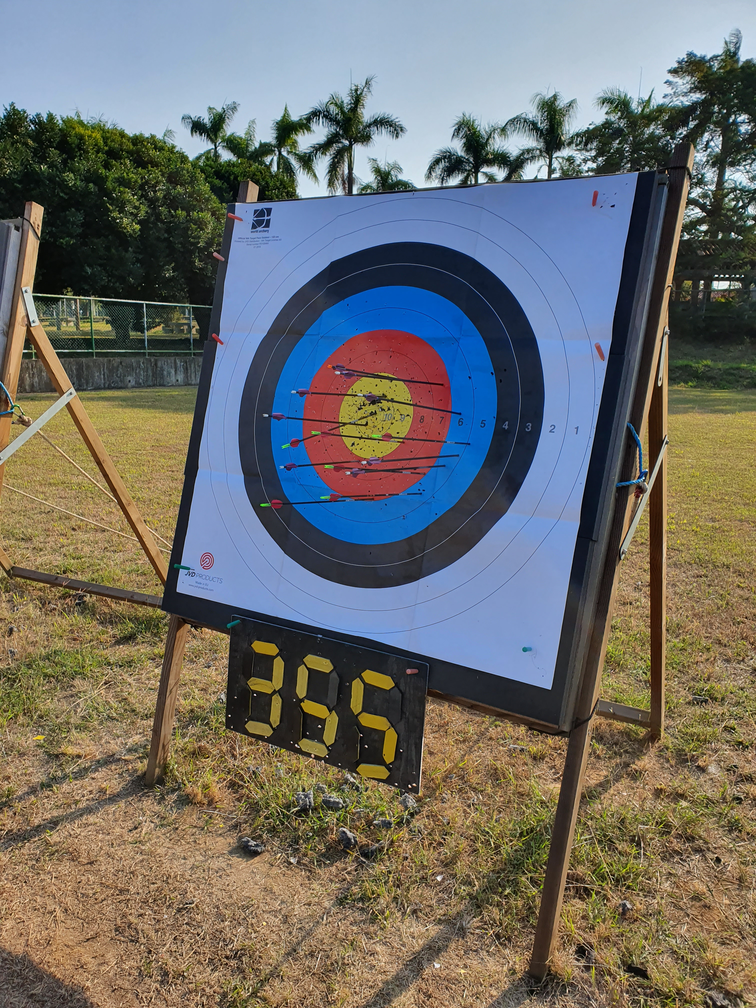
#> input picture homework/meanless try/target2.png, 756 x 1008 px
$ jupyter execute Day010_Sample.ipynb
#> lines starting #> are read from the running program, lines starting #| are printed output that depends on the picture
# 範例

透過 SIFT 特徵實作 Brute-Force Matching

[cell 1]
import cv2
import numpy as np
# [9 lines of commented-out code are left out]

psd_img_1 = cv2.imread('target2.png', cv2.IMREAD_GRAYSCALE)
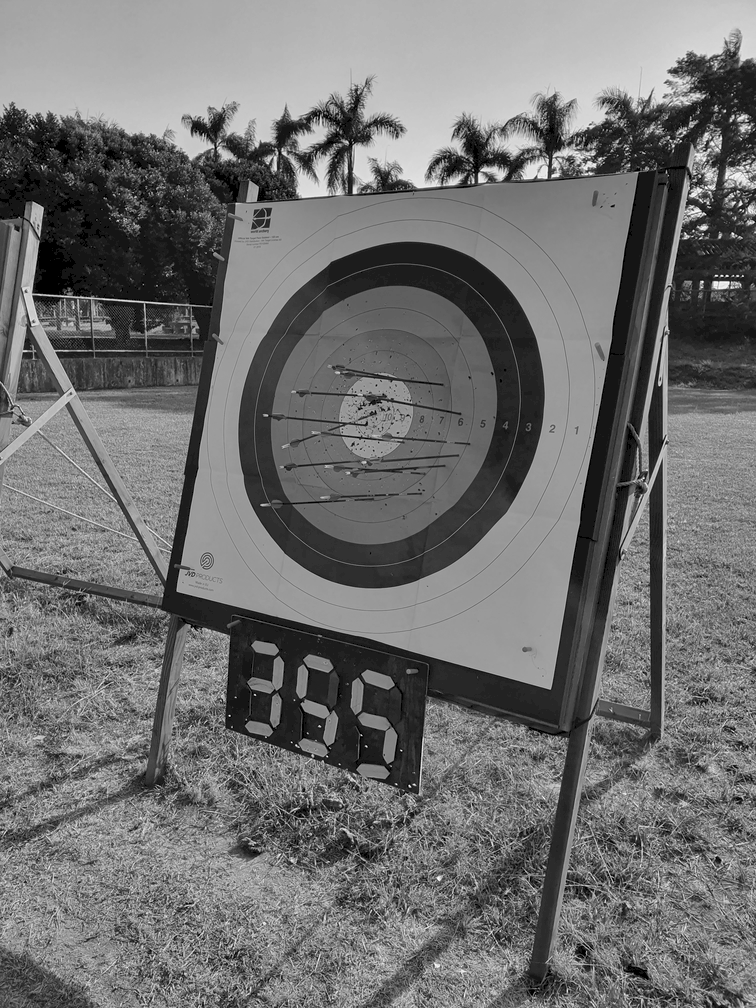
#> psd_img_1: shape (1008, 756); min 0, max 255, mean 112.1
psd_img_2 = cv2.imread('target.png', cv2.IMREAD_GRAYSCALE)
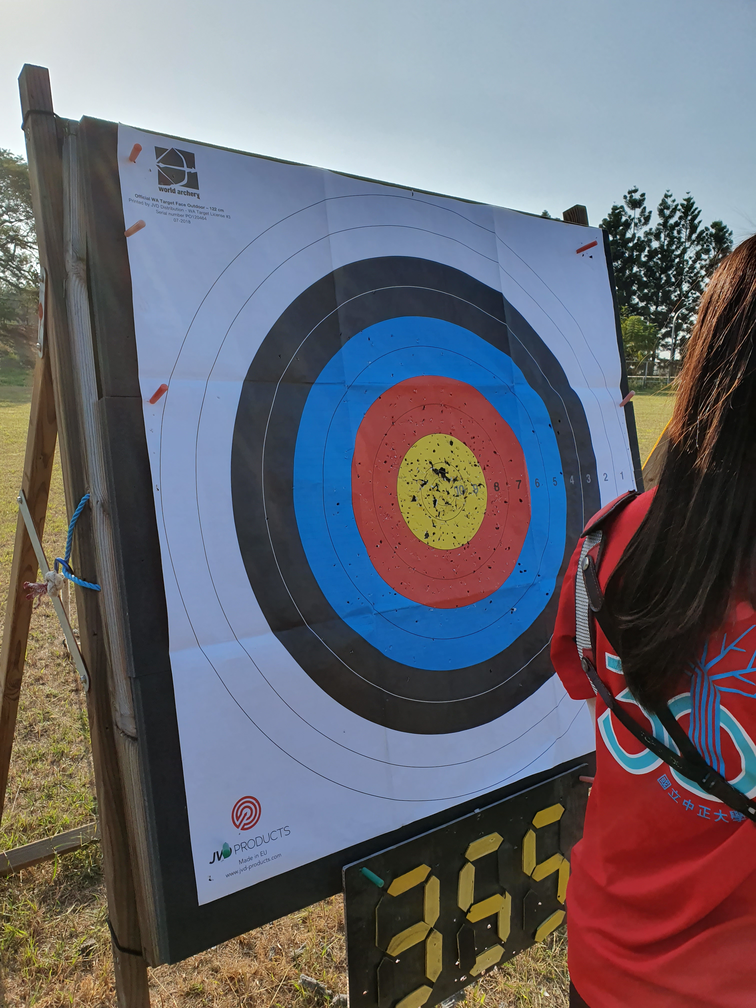
#> input picture homework/meanless try/target.png, 756 x 1008 px
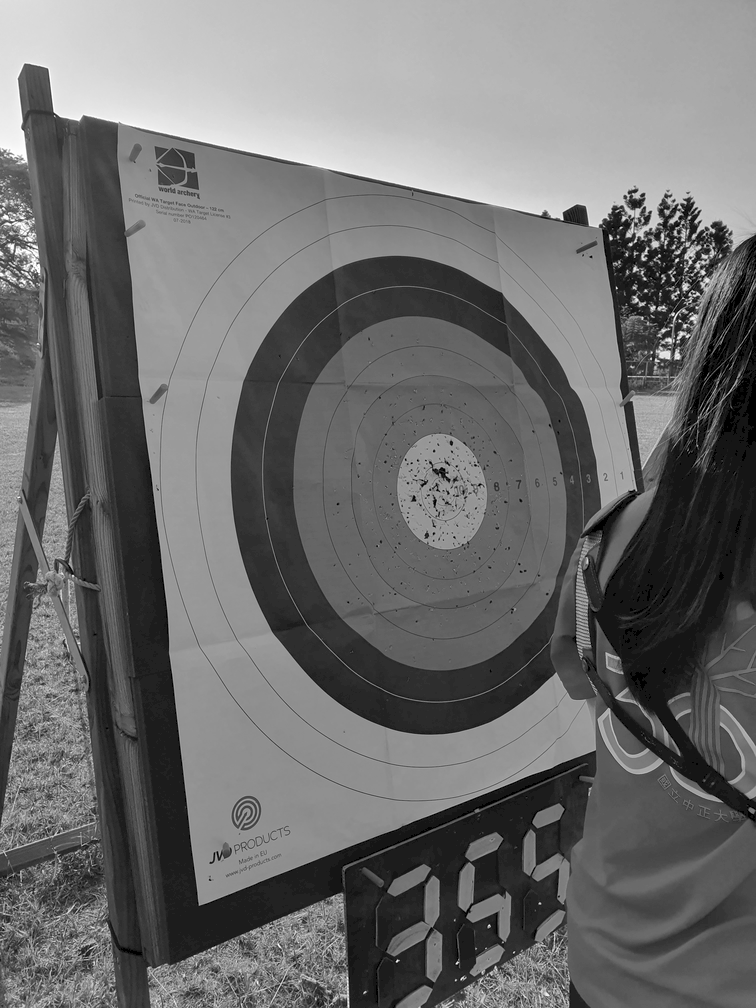
#> psd_img_2: shape (1008, 756); min 0, max 255, mean 109.7

# 3) SIFT特征计算
sift = cv2.xfeatures2d.SIFT_create()

psd_kp1, psd_des1 = sift.detectAndCompute(psd_img_1, None)
#> psd_kp1 = 5037 keypoints; strongest (x, y, size): (702, 282, 1.9), (740, 204, 2.6), (704, 227, 4.4), (700, 176, 1.8)
psd_kp2, psd_des2 = sift.detectAndCompute(psd_img_2, None)
#> psd_kp2 = 2120 keypoints; strongest (x, y, size): (611, 238, 2.6), (677, 260, 2.3), (630, 244, 2.4), (489, 926, 1.9)

# 4) Flann特征匹配
FLANN_INDEX_KDTREE = 1
index_params = dict(algorithm=FLANN_INDEX_KDTREE, trees=5)
search_params = dict(checks=50)

flann = cv2.FlannBasedMatcher(index_params, search_params)
matches = flann.knnMatch(psd_des1, psd_des2, k=2)
#> matches = 5037 matches
goodMatch = []
for m, n in matches:
	# goodMatch是经过筛选的优质配对，如果2个配对中第一匹配的距离小于第二匹配的距离的1/2，基本可以说明这个第一配对是两幅图像中独特的，不重复的特征点,可以保留。
    if m.distance < 0.5*n.distance:
        goodMatch.append(m)
#> after the loop, goodMatch = 2 matches
# 增加一个维度
goodMatch = np.expand_dims(goodMatch, 1)
print(goodMatch[:20])
#> (printed output is left out)

img_out = cv2.drawMatchesKnn(psd_img_1, psd_kp1, psd_img_2, psd_kp2, goodMatch, None, flags=2)
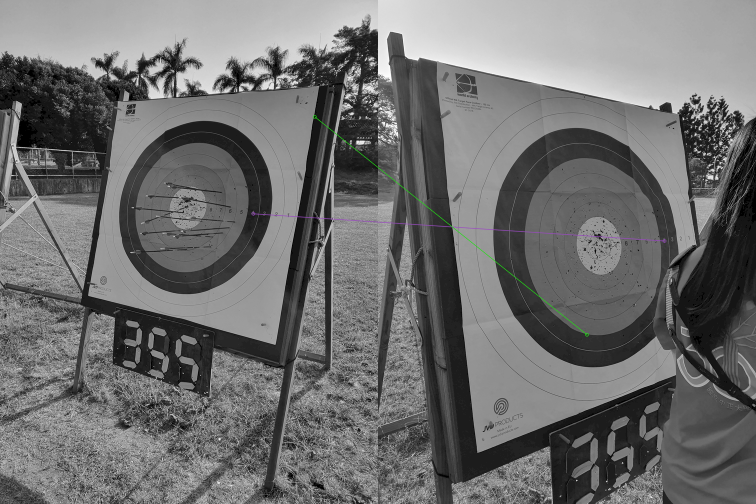
#> img_out: shape (1008, 1512, 3) (shown at 1/2 size); mean of channels 0, 1, 2 110.9, 111, 110.9; drawn as B, G, R

cv2.imshow('image', img_out)#展示图片
cv2.waitKey(0)#等待按键按下
cv2.destroyAllWindows()#清除所有窗口
